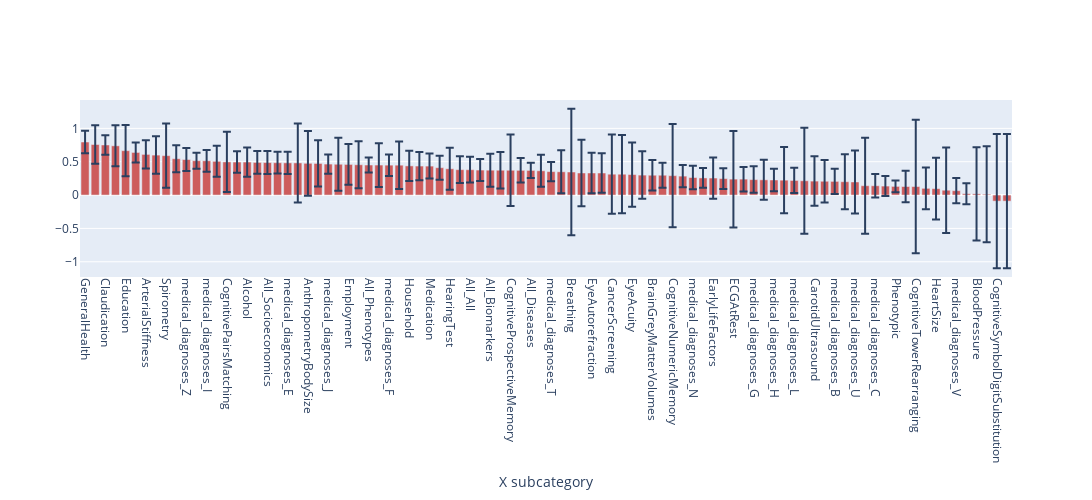

The code cell stored with this chart in its notebook:
### Code cell
import pandas as pd 
import numpy as np
from dash_website import DIMENSIONS
from dash_website.utils.graphs.dendrogram_heatmap import create_dendrogram_heatmap
import plotly.graph_objs as go

dimension_1 = "MainDimensions"
dimension_2 = "average"
subset_method = "all"
correlation_type = "spearman"

data_correlations = pd.read_feather(f"../../data/xwas/univariate_correlations/correlations/correlations_{subset_method}_{correlation_type}.feather").to_dict()
data_averages = pd.read_feather("../../data/xwas/univariate_correlations/averages_correlations.feather").to_dict()


if dimension_2 == "average":
    averages = pd.DataFrame(data_averages).set_index(["dimension", "category"])
    averages.columns = pd.MultiIndex.from_tuples(list(map(eval, averages.columns.tolist())), names=["subset_method", "correlation_type", "observation"])

    sorted_averages = averages.loc[dimension_1, (subset_method, correlation_type)].sort_values(by=["mean"], ascending=False)

    bars = go.Bar(x=sorted_averages.index, y=sorted_averages["mean"], error_y={"array": sorted_averages["std"], "type": "data"}, name="Average correlations", marker_color="indianred")

else:
    correlations = pd.DataFrame(data_correlations).set_index(["dimension_1", "dimension_2", "category"])

    sorted_correlations = correlations.loc[(dimension_1, dimension_2)].sort_values(by=["correlation"], ascending=False)

    bars = go.Bar(x=sorted_correlations.index, y=sorted_correlations["correlation"], name="Correlations", marker_color="indianred")

fig = go.Figure(bars)

fig.update_layout(
    {
        "width": 1500,
        "height": 500,
        "xaxis": {"title": "X subcategory", "tickangle": 90, "showgrid": False},
    }
)

print(dimension_1, dimension_2)
fig.show()

### Figure 1 — Plotly figure (JSON) as saved in the notebook; plotly's stock layout.template omitted (floating-point values rounded to 4 significant figures)
{"data": [{"error_y": {"array": [0.1698, 0.2891, 0.1454, 0.3076, 0.3849, 0.1508, 0.211, 0.2808, 0.482, 0.2017, 0.1732, 0.1191, 0.1629, 0.2327, 0.4504, 0.1619, 0.2193, 0.1699, 0.1724, 0.1627, 0.1657, 0.5929, 0.485, 0.3472, 0.1451, 0.396, 0.3057, 0.351, 0.1136, 0.3285, 0.1613, 0.3556, 0.2256, 0.2121, 0.1871, 0.1796, 0.3162, 0.1994, 0.1933, 0.1654, 0.2477, 0.2743, 0.5357, 0.1833, 0.1149, 0.2404, 0.1437, 0.3233, 0.9471, 0.4992, 0.3048, 0.2962, 0.5947, 0.5865, 0.4813, 0.3562, 0.2294, 0.1859, 0.7739, 0.1661, 0.177, 0.1488, 0.3094, 0.1568, 0.7233, 0.1837, 0.1986, 0.3, 0.1696, 0.4965, 0.1886, 0.7962, 0.3711, 0.3169, 0.1896, 0.412, 0.4733, 0.7202, 0.1751, 0.1499, 0.08671, 0.2375, 1.001, 0.3141, 0.4617, 0.6396, 0.1892, 0.158, 0.7003, 0.7204, 1.005, 1.005], "type": "data"}, "marker": {"color": "indianred"}, "name": "Average correlations", "type": "bar", "x": ["GeneralHealth", "Smoking", "Claudication", "CognitiveTrailMaking", "Education", "PhysicalActivityQuestionnaire", "ArterialStiffness", "BraindMRIWeightedMeans", "Spirometry", "SunExposure", "medical_diagnoses_Z", "All_Environmental", "medical_diagnoses_I", "CognitiveReactionTime", "CognitivePairsMatching", "MentalHealth", "Alcohol", "medical_diagnoses_K", "All_Socioeconomics", "medical_diagnoses_R", "medical_diagnoses_E", "CognitiveMatrixPatternCompletion", "AnthropometryBodySize", "Sleep", "medical_diagnoses_J", "ChestPain", "Employment", "SocialSupport", "All_Phenotypes", "CognitivePairedAssociativeLearning", "medical_diagnoses_F", "OtherSociodemographics", "Household", "CognitiveFluidIntelligence", "Medication", "Diet", "HearingTest", "medical_diagnoses_X", "All_All", "medical_diagnoses_M", "All_Biomarkers", "BloodBiochemistry", "CognitiveProspectiveMemory", "medical_diagnoses_A", "All_Diseases", "BloodCount", "medical_diagnoses_T", "GeneralPain", "Breathing", "UrineBiochemistry", "EyeAutorefraction", "PhysicalActivity", "CancerScreening", "BoneDensitometryOfHeel", "EyeAcuity", "BrainSubcorticalVolumes", "BrainGreyMatterVolumes", "medical_diagnoses_Y", "CognitiveNumericMemory", "medical_diagnoses_W", "medical_diagnoses_N", "Eyesight", "EarlyLifeFactors", "medical_diagnoses_D", "ECGAtRest", "medical_diagnoses_S", "medical_diagnoses_G", "Hearing", "medical_diagnoses_H", "Mouth", "medical_diagnoses_L", "SexualFactors", "CarotidUltrasound", "ElectronicDevices", "medical_diagnoses_B", "HeartPWA", "medical_diagnoses_U", "AnthropometryImpedance", "medical_diagnoses_C", "medical_diagnoses_Q", "Phenotypic", "Genetics", "CognitiveTowerRearranging", "medical_diagnoses_O", "HeartSize", "EyeIntraocularPressure", "medical_diagnoses_V", "FamilyHistory", "BloodPressure", "medical_diagnoses_P", "CognitiveSymbolDigitSubstitution", "HandGripStrength"], "y": [0.7952, 0.7579, 0.7507, 0.7382, 0.6656, 0.6389, 0.6095, 0.5992, 0.5909, 0.5446, 0.5325, 0.515, 0.5139, 0.5057, 0.497, 0.495, 0.495, 0.4893, 0.4871, 0.4848, 0.4827, 0.4818, 0.4762, 0.474, 0.4646, 0.4618, 0.4592, 0.4545, 0.4503, 0.4499, 0.4485, 0.4481, 0.4374, 0.4349, 0.4341, 0.4103, 0.3942, 0.3807, 0.3799, 0.3748, 0.373, 0.3724, 0.3718, 0.3707, 0.3696, 0.3639, 0.3515, 0.3489, 0.3455, 0.3309, 0.3308, 0.3305, 0.3127, 0.3122, 0.3074, 0.2992, 0.2974, 0.2972, 0.2909, 0.2841, 0.263, 0.2568, 0.2552, 0.2465, 0.2387, 0.2386, 0.2316, 0.2285, 0.226, 0.2234, 0.2192, 0.2145, 0.2093, 0.2068, 0.205, 0.1999, 0.1962, 0.14, 0.1392, 0.1344, 0.1297, 0.1278, 0.1273, 0.1007, 0.0961, 0.07229, 0.06536, 0.02007, 0.01818, 0.01257, -0.09091, -0.09091]}], "layout": {"height": 500, "width": 1500, "xaxis": {"showgrid": false, "tickangle": 90, "title": {"text": "X subcategory"}}}}
